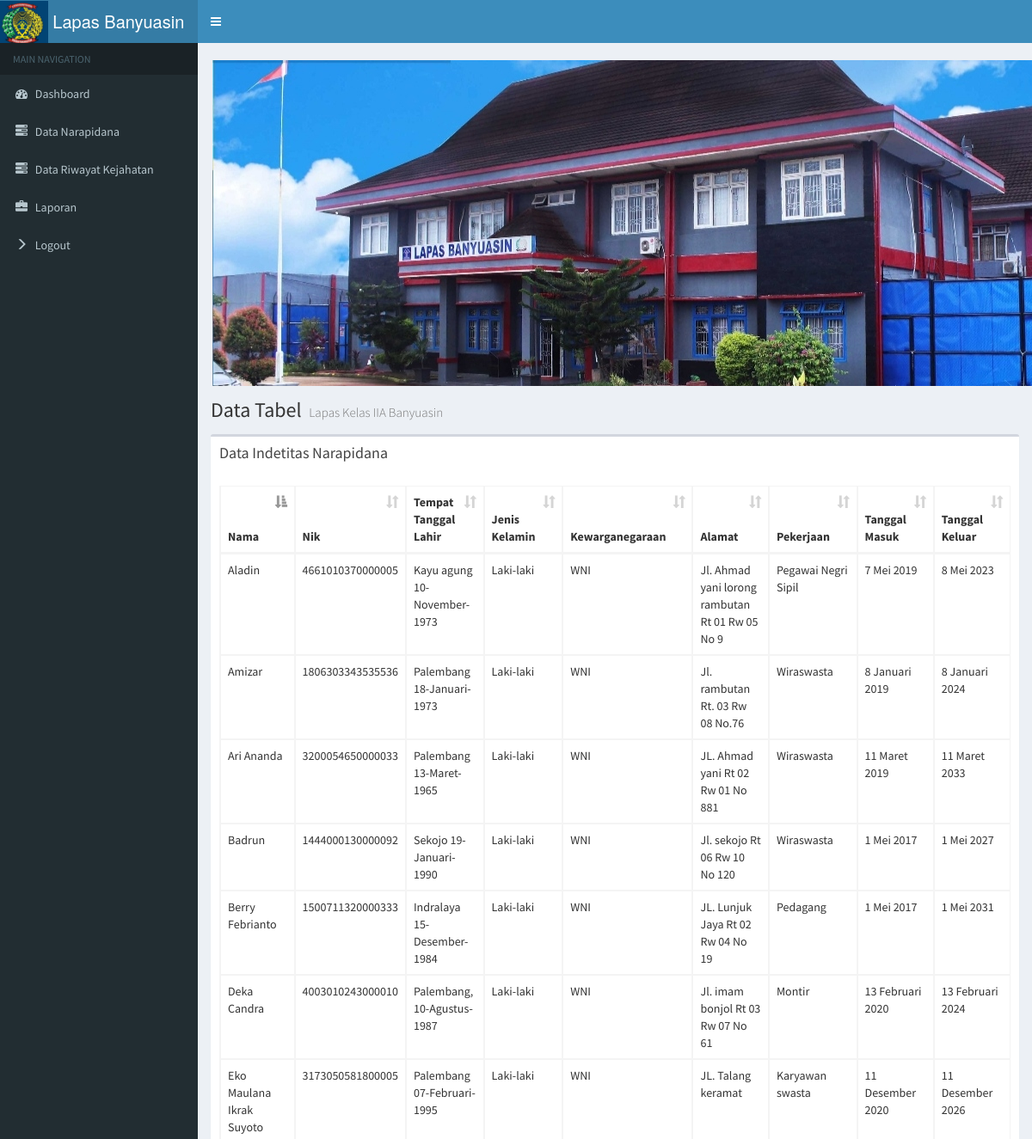
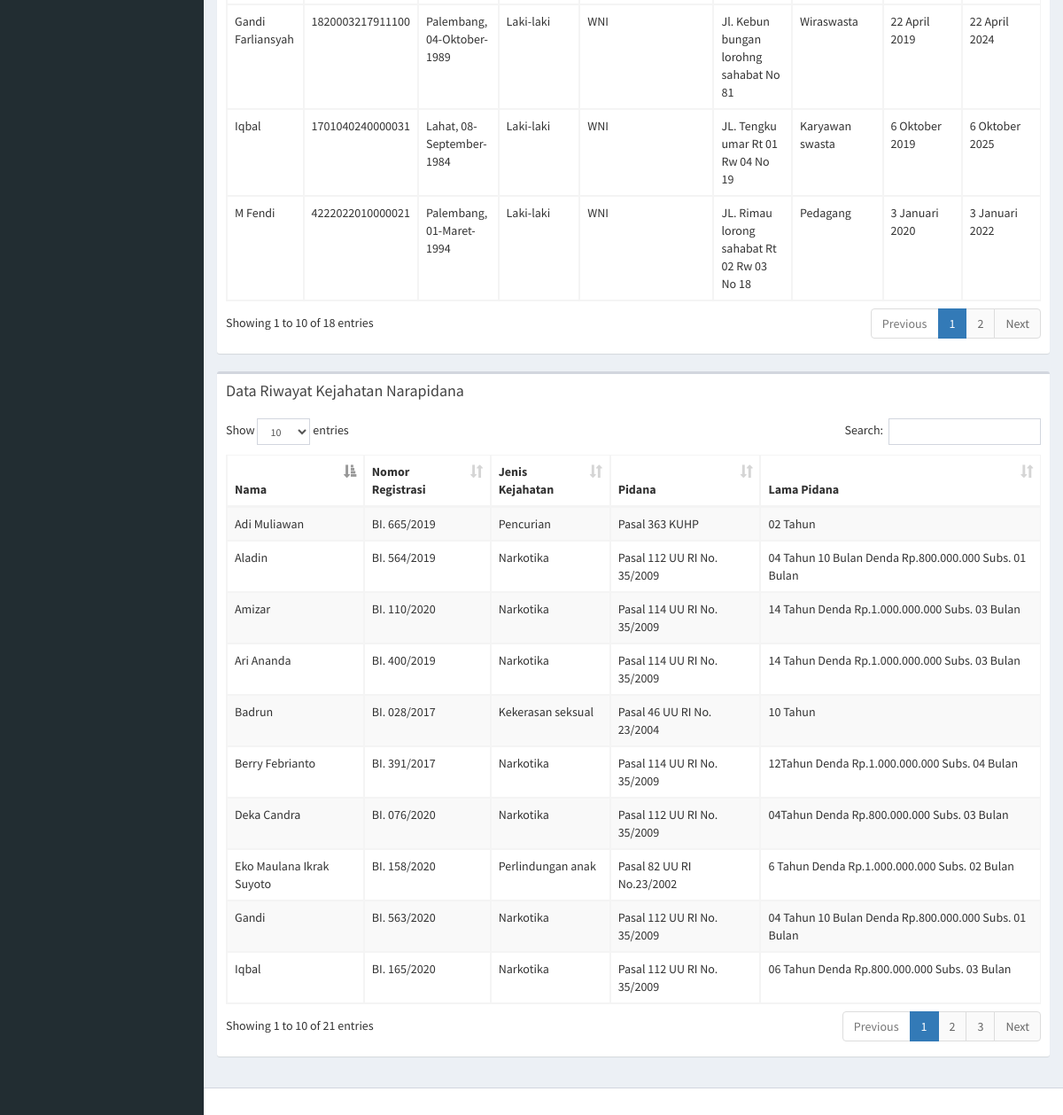
Page /pemimpin/index.php (signed in) on the committed database (2 pictures, top to bottom).
### tables this page shows
CREATE TABLE `napi` (
  `id` int(11) NOT NULL,
  `nama` varchar(222) NOT NULL,
  `nik` varchar(222) NOT NULL,
  `tmpt_tgl` varchar(222) NOT NULL,
  `jkl` varchar(222) NOT NULL,
  `kwg` varchar(225) NOT NULL,
  `alamat` text NOT NULL,
  `pekerjaan` varchar(222) NOT NULL,
  `tgl_masuk` varchar(225) NOT NULL,
  `tgl_keluar` varchar(225) NOT NULL
);

CREATE TABLE `kejahatan` (
  `id` int(11) NOT NULL,
  `nama` varchar(222) NOT NULL,
  `nmr_regis` varchar(222) NOT NULL,
  `jenis_kjh` varchar(222) NOT NULL,
  `pidana` varchar(222) NOT NULL,
  `lama_pidana` varchar(222) NOT NULL
);

### pemimpin/index.php (the view, shortened to what this page needs)
<!DOCTYPE html>
<html>
<head>
    <link rel="stylesheet" href="bootstrap/css/bootstrap.min.css">
    <link rel="stylesheet" href="https://cdnjs.cloudflare.com/ajax/libs/font-awesome/4.5.0/css/font-awesome.min.css">
    <link rel="stylesheet" href="https://cdnjs.cloudflare.com/ajax/libs/ionicons/2.0.1/css/ionicons.min.css">
    <link rel="stylesheet" href="plugins/datatables/dataTables.bootstrap.css">
    <link rel="stylesheet" href="dist/css/AdminLTE.min.css">
    <link rel="stylesheet" href="dist/css/skins/_all-skins.min.css">
</head>
<body class="hold-transition skin-blue sidebar-mini">
    <div class="wrapper">
        <header class="main-header">
            <a href="index.php" class="logo">
                <span class="icon-bar"><img src="a.jpg" width="60px" style="margin-left: -20px;"> Lapas Banyuasin</span>
            </a>
            <nav class="navbar navbar-static-top">
                <a href="#" class="sidebar-toggle" data-toggle="offcanvas" role="button">
                </a>
            </nav>
        </header>
        <aside class="main-sidebar">
            <section class="sidebar">
                <ul class="sidebar-menu">
                    <li class="header">MAIN NAVIGATION</li>
                    <li class="treeview">
                        <a href="index.php">
                            <i class="fa fa-dashboard"></i> <span>Dashboard</span>
                        </a>
                    </li>
                    <li class="treeview">
                        <a href="data_napi.php">
                            <i class="glyphicon glyphicon-tasks"></i> <span>Data Narapidana</span>
                        </a>
                    </li>
                    <li class="treeview">
                        <a href="data_kejahatan.php">
                            <i class="glyphicon glyphicon-tasks"></i> <span>Data Riwayat Kejahatan</span>
                        </a>
                    </li>
                    <li class="treeview">
                        <a href="cetak.php" target="_blank">
                            <i class="glyphicon glyphicon-briefcase"></i> <span>Laporan</span>
                        </a>
                    </li>
                    <li class="treeview">
                        <a href="logout.php">
                            <i class="glyphicon glyphicon-menu-right"></i> <span>Logout</span>
                        </a>
                    </li>
                </ul>
            </section>
        </aside>
        <div class="content-wrapper">
            <section>
                <img style="margin-left: 17px; margin-top: 20px;" src="p.jpg" class="img-fluid" alt="...">
            </section>
            <section class="content-header">
                <h1>
                    Data Tabel
                    <small>Lapas Kelas IIA Banyuasin</small>
                </h1>
            </section>
            <section class="content">
                <div class="row">
                    <div class="col-xs-12">
                        <div class="box">
                            <div class="box-header">
                                <h3 class="box-title">Data Indetitas Narapidana</h3>
                            </div>
                            <div class="box-body">
                                <table id="example2" class="table table-bordered table-hover">
                                    <thead>
                                        <tr>
                                            <th>Nama</th>
                                            <th>Nik</th>
                                            <th>Tempat Tanggal Lahir</th>
                                            <th>Jenis Kelamin</th>
                                            <th>Kewarganegaraan</th>
                                            <th>Alamat</th>
                                            <th>Pekerjaan</th>
                                            <th>Tanggal Masuk</th>
                                            <th>Tanggal Keluar</th>
                                        </tr>
                                    </thead>
                                    <tbody>
                                        <?php
                                        include 'koneksi.php';
                                        $barang = mysqli_query($koneksi, "SELECT * FROM napi");
                                        while ($b = mysqli_fetch_array($barang)) {
                                        ?>
                                            <tr>
                                                <td><?php echo $b['nama']; ?></td>
                                                <td><?php echo $b['nik']; ?></td>
                                                <td><?php echo $b['tmpt_tgl']; ?></td>
                                                <td><?php echo $b['jkl']; ?></td>
                                                <td><?php echo $b['kwg']; ?></td>
                                                <td><?php echo $b['alamat']; ?></td>
                                                <td><?php echo $b['pekerjaan']; ?></td>
                                                <td><?php echo $b['tgl_masuk']; ?></td>
                                                <td><?php echo $b['tgl_keluar']; ?></td>
                                            </tr>
                                        <?php
                                        }
                                        ?>
                                    </tbody>
                                </table>
                            </div>
                        </div>
                        <div class="box">
                            <div class="box-header">
                                <h3 class="box-title">Data Riwayat Kejahatan Narapidana</h3>
                            </div>
                            <div class="box-body">
                                <table id="example1" class="table table-bordered table-striped">
                                    <thead>
                                        <tr>
                                            <th>Nama</th>
                                            <th>Nomor Registrasi</th>
                                            <th>Jenis Kejahatan</th>
                                            <th>Pidana</th>
                                            <th>Lama Pidana</th>
                                        </tr>
                                    </thead>
                                    <tbody>
                                        <?php
                                        include 'koneksi.php';
                                        $barang = mysqli_query($koneksi, "SELECT * FROM kejahatan");
                                        while ($b = mysqli_fetch_array($barang)) {
                                        ?>
                                            <tr>
                                                <td><?php echo $b['nama']; ?></td>
                                                <td><?php echo $b['nmr_regis']; ?></td>
                                                <td><?php echo $b['jenis_kjh']; ?></td>
                                                <td><?php echo $b['pidana']; ?></td>
                                                <td><?php echo $b['lama_pidana']; ?></td>
                                            </tr>
                                        <?php
                                        }
                                        ?>
                                    </tbody>
                                </table>
                            </div>
                        </div>
                    </div>
                </div>
            </section>
        </div>
        <footer class="main-footer">
        </footer>
    </div>
</body>
</html>

### rows in the picture
napi: nama "Ari Ananda", nik "3200054650000033", tmpt_tgl "Palembang 13-Maret-1965", jkl "Laki-laki", kwg "WNI", alamat "JL. Ahmad yani Rt 02 Rw 01 No 881", pekerjaan "Wiraswasta", tgl_masuk "11 Maret 2019", tgl_keluar "11 Maret 2033"
napi: nama "Amizar", nik "1806303343535536", tmpt_tgl "Palembang 18-Januari-1973", jkl "Laki-laki", kwg "WNI", alamat "Jl. rambutan Rt. 03 Rw 08 No.76", pekerjaan "Wiraswasta", tgl_masuk "8 Januari 2019", tgl_keluar "8 Januari 2024"
napi: nama "Iqbal", nik "1701040240000031", tmpt_tgl "Lahat, 08-September-1984", jkl "Laki-laki", kwg "WNI", alamat "JL. Tengku umar Rt 01 Rw 04 No 19", pekerjaan "Karyawan swasta", tgl_masuk "6 Oktober 2019", tgl_keluar "6 Oktober 2025"
napi: nama "Deka Candra", nik "4003010243000010", tmpt_tgl "Palembang, 10-Agustus-1987", jkl "Laki-laki", kwg "WNI", alamat "Jl. imam bonjol Rt 03 Rw 07 No 61", pekerjaan "Montir", tgl_masuk "13 Februari 2020", tgl_keluar "13 Februari 2024"
napi: nama "Eko Maulana Ikrak Suyoto", nik "3173050581800005", tmpt_tgl "Palembang 07-Februari-1995", jkl "Laki-laki", kwg "WNI", alamat "JL. Talang keramat", pekerjaan "Karyawan swasta", tgl_masuk "11 Desember 2020", tgl_keluar "11 Desember 2026"
napi: nama "Badrun", nik "1444000130000092", tmpt_tgl "Sekojo 19-Januari-1990", jkl "Laki-laki", kwg "WNI", alamat "Jl. sekojo Rt 06 Rw 10 No 120", pekerjaan "Wiraswasta", tgl_masuk "1 Mei 2017", tgl_keluar "1 Mei 2027"
napi: nama "Aladin", nik "4661010370000005", tmpt_tgl "Kayu agung 10-November-1973", jkl "Laki-laki", kwg "WNI", alamat "Jl. Ahmad yani lorong rambutan Rt 01 Rw 05 No 9", pekerjaan "Pegawai Negri Sipil", tgl_masuk "7 Mei 2019", tgl_keluar "8 Mei 2023"
napi: nama "Gandi Farliansyah", nik "1820003217911100", tmpt_tgl "Palembang, 04-Oktober-1989", jkl "Laki-laki", kwg "WNI", alamat "Jl. Kebun bungan lorohng sahabat No 81", pekerjaan "Wiraswasta", tgl_masuk "22 April 2019", tgl_keluar "22 April 2024"
napi: nama "M Fendi", nik "4222022010000021", tmpt_tgl "Palembang, 01-Maret-1994", jkl "Laki-laki", kwg "WNI", alamat "JL. Rimau lorong sahabat Rt 02 Rw 03 No 18", pekerjaan "Pedagang", tgl_masuk "3 Januari 2020", tgl_keluar "3 Januari 2022"
napi: nama "Berry Febrianto", nik "1500711320000333", tmpt_tgl "Indralaya 15-Desember-1984", jkl "Laki-laki", kwg "WNI", alamat "JL. Lunjuk Jaya Rt 02 Rw 04 No 19", pekerjaan "Pedagang", tgl_masuk "1 Mei 2017", tgl_keluar "1 Mei 2031"
kejahatan: nama "Amizar", nmr_regis "BI. 110/2020", jenis_kjh "Narkotika", pidana "Pasal 114 UU RI No. 35/2009", lama_pidana "14 Tahun Denda Rp.1.000.000.000 Subs. 03 Bulan"
kejahatan: nama "Ari Ananda", nmr_regis "BI. 400/2019", jenis_kjh "Narkotika", pidana "Pasal 114 UU RI No. 35/2009", lama_pidana "14 Tahun Denda Rp.1.000.000.000 Subs. 03 Bulan"
kejahatan: nama "Badrun", nmr_regis "BI. 028/2017", jenis_kjh "Kekerasan seksual", pidana "Pasal 46 UU RI No. 23/2004", lama_pidana "10 Tahun"
kejahatan: nama "Deka Candra", nmr_regis "BI. 076/2020", jenis_kjh "Narkotika", pidana "Pasal 112 UU RI No. 35/2009", lama_pidana "04Tahun Denda Rp.800.000.000 Subs. 03 Bulan"
kejahatan: nama "Eko Maulana Ikrak Suyoto", nmr_regis "BI. 158/2020", jenis_kjh "Perlindungan anak", pidana "Pasal 82 UU RI No.23/2002", lama_pidana "6 Tahun Denda Rp.1.000.000.000 Subs. 02 Bulan"
kejahatan: nama "Iqbal", nmr_regis "BI. 165/2020", jenis_kjh "Narkotika", pidana "Pasal 112 UU RI No. 35/2009", lama_pidana "06 Tahun Denda Rp.800.000.000 Subs. 03 Bulan"
kejahatan: nama "Aladin", nmr_regis "BI. 564/2019", jenis_kjh "Narkotika", pidana "Pasal 112 UU RI No. 35/2009", lama_pidana "04 Tahun 10 Bulan Denda Rp.800.000.000 Subs. 01 Bulan"
kejahatan: nama "Gandi", nmr_regis "BI. 563/2020", jenis_kjh "Narkotika", pidana "Pasal 112 UU RI No. 35/2009", lama_pidana "04 Tahun 10 Bulan Denda Rp.800.000.000 Subs. 01 Bulan"
kejahatan: nama "Adi Muliawan", nmr_regis "BI. 665/2019", jenis_kjh "Pencurian", pidana "Pasal 363 KUHP", lama_pidana "02 Tahun"
kejahatan: nama "Berry Febrianto", nmr_regis "BI. 391/2017", jenis_kjh "Narkotika", pidana "Pasal 114 UU RI No. 35/2009", lama_pidana "12Tahun Denda Rp.1.000.000.000 Subs. 04 Bulan"
